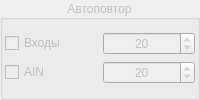
                  <widget class="QGroupBox" name="gboxAutorepeat">
                   <property name="enabled">
                    <bool>false</bool>
                   </property>
                   <property name="sizePolicy">
                    <sizepolicy hsizetype="Minimum" vsizetype="Fixed">
                     <horstretch>0</horstretch>
                     <verstretch>0</verstretch>
                    </sizepolicy>
                   </property>
                   <property name="title">
                    <string>Автоповтор</string>
                   </property>
                   <property name="alignment">
                    <set>Qt::AlignCenter</set>
                   </property>
                   <layout class="QVBoxLayout" name="verticalLayout_6">
                    <property name="leftMargin">
                     <number>2</number>
                    </property>
                    <property name="topMargin">
                     <number>2</number>
                    </property>
                    <property name="rightMargin">
                     <number>2</number>
                    </property>
                    <property name="bottomMargin">
                     <number>2</number>
                    </property>
                    <item>
                     <layout class="QGridLayout" name="gridLayout_2">
                      <item row="0" column="0">
                       <widget class="QCheckBox" name="cboxRepeatInputs">
                        <property name="text">
                         <string>Входы</string>
                        </property>
                       </widget>
                      </item>
                      <item row="0" column="1">
                       <widget class="QSpinBox" name="sbRepeatInputs">
                        <property name="alignment">
                         <set>Qt::AlignCenter</set>
                        </property>
                        <property name="minimum">
                         <number>10</number>
                        </property>
                        <property name="maximum">
                         <number>1000</number>
                        </property>
                        <property name="singleStep">
                         <number>10</number>
                        </property>
                        <property name="value">
                         <number>20</number>
                        </property>
                       </widget>
                      </item>
                      <item row="1" column="0">
                       <widget class="QCheckBox" name="cboxRepeatAIN">
                        <property name="text">
                         <string>AIN</string>
                        </property>
                       </widget>
                      </item>
                      <item row="1" column="1">
                       <widget class="QSpinBox" name="sbRepeatAIN">
                        <property name="alignment">
                         <set>Qt::AlignCenter</set>
                        </property>
                        <property name="minimum">
                         <number>10</number>
                        </property>
                        <property name="maximum">
                         <number>10000</number>
                        </property>
                        <property name="singleStep">
                         <number>10</number>
                        </property>
                        <property name="value">
                         <number>20</number>
                        </property>
                       </widget>
                      </item>
                     </layout>
                    </item>
                   </layout>
                  </widget>
